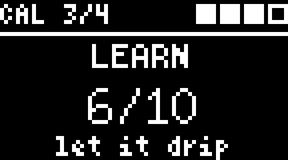
#> input picture tools/manual-build/manual-img/c3_cal3.png, 288 x 160 px
$ python make_gif.py ../manual-build/manual-img/c3_cal1.png 5 ../manual-build/manual-img/c3_cal3.png
#> lines starting #> are read from the running program, lines starting #| are printed output that depends on the picture
#!/usr/bin/env python3
# -*- coding: utf-8 -*-
"""ประกอบภาพหน้าจอทีละเฟรมเป็นภาพเคลื่อนไหว GIF

ใช้: make_gif.py ผลลัพธ์.gif มิลลิวินาทีต่อเฟรม เฟรม1.png [เฟรม2.png ...]

ภาพจากตัวเรนเดอร์ขยาย 3 เท่า ที่นี่ย่อเหลือ 2 เท่าของจอจริงแบบไม่เกลี่ยสี
(ทุกพิกเซลของจอเป็นบล็อก 3x3 สีเดียว การสุ่มแบบ NEAREST จึงไม่ทำให้เพี้ยน)
เฟรมที่เหมือนเฟรมก่อนหน้าทุกพิกเซลจะถูกรวมเป็นเฟรมเดียวที่ค้างนานขึ้น
จังหวะเวลาจึงเท่าของจริง แต่ไฟล์เล็กลงมาก เพราะตัวละครยืนนิ่งระหว่างหยดเป็นส่วนใหญ่
"""
import sys
from PIL import Image


def main(out, ms, paths):
#> called with out = '../manual-build/manual-img/c3_cal1.png', ms = 5
    frames, durs = [], []
    for p in paths:
        im = Image.open(p).convert("RGB")
#> im is the input picture: PIL image 288x160 RGB; min 0, max 255, mean 36
        im = im.resize((im.width * 2 // 3, im.height * 2 // 3), Image.NEAREST)
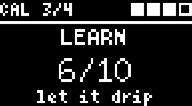
#> im: PIL image 192x106 RGB; min 0, max 255, mean 36.5
        if frames and im.tobytes() == frames[-1].tobytes():
            durs[-1] += ms
        else:
            frames.append(im)
            durs.append(ms)
    pal = [f.quantize(colors=64, method=Image.Quantize.MEDIANCUT, dither=Image.Dither.NONE) for f in frames]
#> pal = 1 item
    pal[0].save(out, save_all=True, append_images=pal[1:], duration=durs, loop=0, optimize=False, disposal=1)
    print("%s %d เฟรม (จากทั้งหมด %d) %.1f วินาที" % (out, len(frames), len(paths), sum(durs) / 1000.0))
#| ../manual-build/manual-img/c3_cal1.png 1 เฟรม (จากทั้งหมด 1) 0.0 วินาที


if __name__ == "__main__":
    if len(sys.argv) < 4:
        sys.exit(__doc__)
    main(sys.argv[1], int(sys.argv[2]), sys.argv[3:])

$ run again, on tools/manual-build/manual-img/c3_caldone.png
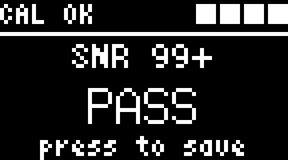
#> input picture tools/manual-build/manual-img/c3_caldone.png, 288 x 160 px
#> in main, im is the input picture: PIL image 288x160 RGB; min 0, max 255, mean 39.6
#> in main, `im = im.resize((im.width * 2 // 3, im.height * 2 // 3), Image.NEAREST)`:
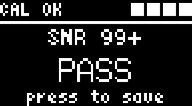
#> im: PIL image 192x106 RGB; min 0, max 255, mean 39.8
#> pal = 1 item
#| ../manual-build/manual-img/c3_caldone.png 1 เฟรม (จากทั้งหมด 1) 0.0 วินาที

$ run again, on tools/manual-build/manual-img/c3_calfail.png
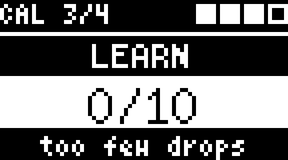
#> input picture tools/manual-build/manual-img/c3_calfail.png, 288 x 160 px
#> in main, im is the input picture: PIL image 288x160 RGB; min 0, max 255, mean 109
#> in main, `im = im.resize((im.width * 2 // 3, im.height * 2 // 3), Image.NEAREST)`:
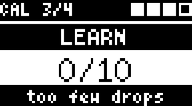
#> im: PIL image 192x106 RGB; min 0, max 255, mean 110.5
#> pal = 1 item
#| ../manual-build/manual-img/c3_calfail.png 1 เฟรม (จากทั้งหมด 1) 0.0 วินาที

$ run again, on tools/manual-build/manual-img/c3_gtt.png
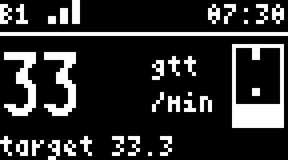
#> input picture tools/manual-build/manual-img/c3_gtt.png, 288 x 160 px
#> in main, im is the input picture: PIL image 288x160 RGB; min 0, max 255, mean 46
#> in main, `im = im.resize((im.width * 2 // 3, im.height * 2 // 3), Image.NEAREST)`:
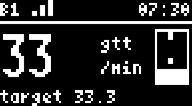
#> im: PIL image 192x106 RGB; min 0, max 255, mean 46
#> pal = 1 item
#| ../manual-build/manual-img/c3_gtt.png 1 เฟรม (จากทั้งหมด 1) 0.0 วินาที
